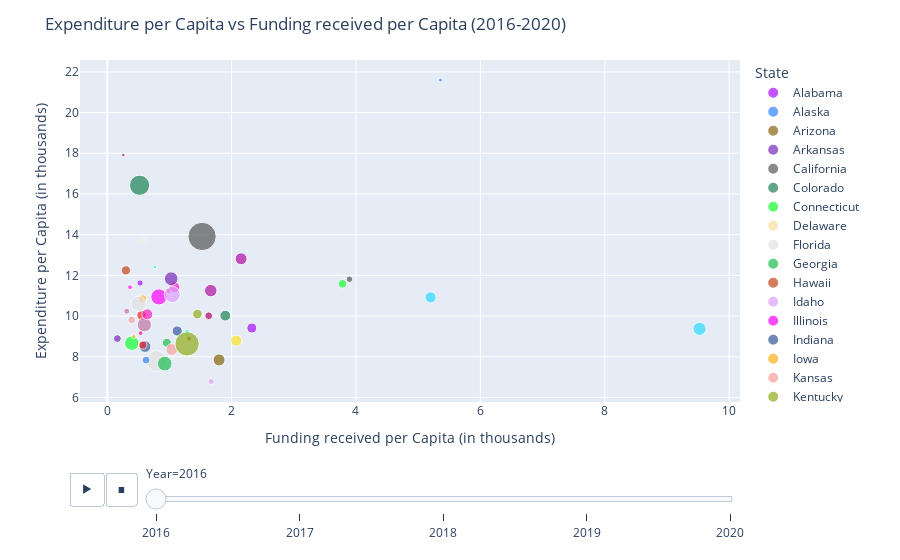

Notebook code cell kept with this figure:
### Code cell
import pandas as pd
import plotly.express as px

# Create an empty list to store the DataFrames
dfs = []

# Loop over the years
for year in range(2016, 2021):
    # Read in the per capita analysis csv for the year
    df = pd.read_csv(f"{year}_per_capita_analysis.csv")
    # Drop the rows for the United States
    df = df.drop(df[df["State"] == "United States"].index)
    # Add a column for the year
    df["Year"] = year
    # Append the DataFrame to the list
    dfs.append(df)

# Concatenate the DataFrames into one
df = pd.concat(dfs)

# Read in the population data
df_pop = pd.read_csv('us_cleaned_population.csv')

# Merge the population data with the expenditure and funding data
df_merge = pd.merge(df, df_pop, on='State', how='left')

# Calculate the total expenditure and funding for each state for each year
df_grouped = df_merge.groupby(['Year', 'State', 'Population'], as_index=False).sum()

# Remove the United States from the data
df_grouped = df_grouped[df_grouped['State'] != 'United States']

# Define a list of color codes
colors = px.colors.qualitative.Alphabet

# Create a scatter plot of expenditure per capita vs funding per capita
fig = px.scatter(df_grouped, 
                x='Funding received per Capita (in thousands)', 
                y='Expenditure per Capita (in thousands)', 
                color='State', 
                hover_name='State', 
                size='Population', 
                animation_frame='Year', 
                color_discrete_sequence=colors
                )

# Set the title
fig.update_layout(title='Expenditure per Capita vs Funding received per Capita (2016-2020)')

# Show the plot
fig.show()

### Figure 1 — Plotly figure (JSON) as saved in the notebook; plotly's stock layout.template omitted (floating-point values rounded to 4 significant figures)
{"data": [{"hovertemplate": "<b>%{hovertext}</b><br><br>State=Alabama<br>Year=2016<br>Funding received per Capita (in thousands)=%{x}<br>Expenditure per Capita (in thousands)=%{y}<br>Population=%{marker.size}<extra></extra>", "hovertext": ["Alabama"], "legendgroup": "Alabama", "marker": {"color": "#AA0DFE", "size": [5024356], "sizemode": "area", "sizeref": 98850.0, "symbol": "circle"}, "mode": "markers", "name": "Alabama", "orientation": "v", "showlegend": true, "type": "scatter", "x": [2.326], "xaxis": "x", "y": [9.411], "yaxis": "y"}, {"hovertemplate": "<b>%{hovertext}</b><br><br>State=Alaska<br>Year=2016<br>Funding received per Capita (in thousands)=%{x}<br>Expenditure per Capita (in thousands)=%{y}<br>Population=%{marker.size}<extra></extra>", "hovertext": ["Alaska"], "legendgroup": "Alaska", "marker": {"color": "#3283FE", "size": [733378], "sizemode": "area", "sizeref": 98850.0, "symbol": "circle"}, "mode": "markers", "name": "Alaska", "orientation": "v", "showlegend": true, "type": "scatter", "x": [5.357], "xaxis": "x", "y": [21.6], "yaxis": "y"}, {"hovertemplate": "<b>%{hovertext}</b><br><br>State=Arizona<br>Year=2016<br>Funding received per Capita (in thousands)=%{x}<br>Expenditure per Capita (in thousands)=%{y}<br>Population=%{marker.size}<extra></extra>", "hovertext": ["Arizona"], "legendgroup": "Arizona", "marker": {"color": "#85660D", "size": [7151507], "sizemode": "area", "sizeref": 98850.0, "symbol": "circle"}, "mode": "markers", "name": "Arizona", "orientation": "v", "showlegend": true, "type": "scatter", "x": [1.799], "xaxis": "x", "y": [7.845], "yaxis": "y"}, {"hovertemplate": "<b>%{hovertext}</b><br><br>State=Arkansas<br>Year=2016<br>Funding received per Capita (in thousands)=%{x}<br>Expenditure per Capita (in thousands)=%{y}<br>Population=%{marker.size}<extra></extra>", "hovertext": ["Arkansas"], "legendgroup": "Arkansas", "marker": {"color": "#782AB6", "size": [3011555], "sizemode": "area", "sizeref": 98850.0, "symbol": "circle"}, "mode": "markers", "name": "Arkansas", "orientation": "v", "showlegend": true, "type": "scatter", "x": [0.1634], "xaxis": "x", "y": [8.893], "yaxis": "y"}, {"hovertemplate": "<b>%{hovertext}</b><br><br>State=California<br>Year=2016<br>Funding received per Capita (in thousands)=%{x}<br>Expenditure per Capita (in thousands)=%{y}<br>Population=%{marker.size}<extra></extra>", "hovertext": ["California"], "legendgroup": "California", "marker": {"color": "#565656", "size": [39538245], "sizemode": "area", "sizeref": 98850.0, "symbol": "circle"}, "mode": "markers", "name": "California", "orientation": "v", "showlegend": true, "type": "scatter", "x": [1.526], "xaxis": "x", "y": [13.91], "yaxis": "y"}, {"hovertemplate": "<b>%{hovertext}</b><br><br>State=Colorado<br>Year=2016<br>Funding received per Capita (in thousands)=%{x}<br>Expenditure per Capita (in thousands)=%{y}<br>Population=%{marker.size}<extra></extra>", "hovertext": ["Colorado"], "legendgroup": "Colorado", "marker": {"color": "#1C8356", "size": [5773733], "sizemode": "area", "sizeref": 98850.0, "symbol": "circle"}, "mode": "markers", "name": "Colorado", "orientation": "v", "showlegend": true, "type": "scatter", "x": [1.899], "xaxis": "x", "y": [10.02], "yaxis": "y"}, {"hovertemplate": "<b>%{hovertext}</b><br><br>State=Connecticut<br>Year=2016<br>Funding received per Capita (in thousands)=%{x}<br>Expenditure per Capita (in thousands)=%{y}<br>Population=%{marker.size}<extra></extra>", "hovertext": ["Connecticut"], "legendgroup": "Connecticut", "marker": {"color": "#16FF32", "size": [3605942], "sizemode": "area", "sizeref": 98850.0, "symbol": "circle"}, "mode": "markers", "name": "Connecticut", "orientation": "v", "showlegend": true, "type": "scatter", "x": [3.783], "xaxis": "x", "y": [11.58], "yaxis": "y"}, {"hovertemplate": "<b>%{hovertext}</b><br><br>State=Delaware<br>Year=2016<br>Funding received per Capita (in thousands)=%{x}<br>Expenditure per Capita (in thousands)=%{y}<br>Population=%{marker.size}<extra></extra>", "hovertext": ["Delaware"], "legendgroup": "Delaware", "marker": {"color": "#F7E1A0", "size": [989957], "sizemode": "area", "sizeref": 98850.0, "symbol": "circle"}, "mode": "markers", "name": "Delaware", "orientation": "v", "showlegend": true, "type": "scatter", "x": [0.3987], "xaxis": "x", "y": [11.38], "yaxis": "y"}, {"hovertemplate": "<b>%{hovertext}</b><br><br>State=Florida<br>Year=2016<br>Funding received per Capita (in thousands)=%{x}<br>Expenditure per Capita (in thousands)=%{y}<br>Population=%{marker.size}<extra></extra>", "hovertext": ["Florida"], "legendgroup": "Florida", "marker": {"color": "#E2E2E2", "size": [21538226], "sizemode": "area", "sizeref": 98850.0, "symbol": "circle"}, "mode": "markers", "name": "Florida", "orientation": "v", "showlegend": true, "type": "scatter", "x": [0.7932], "xaxis": "x", "y": [7.79], "yaxis": "y"}, {"hovertemplate": "<b>%{hovertext}</b><br><br>State=Georgia<br>Year=2016<br>Funding received per Capita (in thousands)=%{x}<br>Expenditure per Capita (in thousands)=%{y}<br>Population=%{marker.size}<extra></extra>", "hovertext": ["Georgia"], "legendgroup": "Georgia", "marker": {"color": "#1CBE4F", "size": [10711937], "sizemode": "area", "sizeref": 98850.0, "symbol": "circle"}, "mode": "markers", "name": "Georgia", "orientation": "v", "showlegend": true, "type": "scatter", "x": [0.925], "xaxis": "x", "y": [7.659], "yaxis": "y"}, {"hovertemplate": "<b>%{hovertext}</b><br><br>State=Hawaii<br>Year=2016<br>Funding received per Capita (in thousands)=%{x}<br>Expenditure per Capita (in thousands)=%{y}<br>Population=%{marker.size}<extra></extra>", "hovertext": ["Hawaii"], "legendgroup": "Hawaii", "marker": {"color": "#C4451C", "size": [1455273], "sizemode": "area", "sizeref": 98850.0, "symbol": "circle"}, "mode": "markers", "name": "Hawaii", "orientation": "v", "showlegend": true, "type": "scatter", "x": [0.9858], "xaxis": "x", "y": [11.24], "yaxis": "y"}, {"hovertemplate": "<b>%{hovertext}</b><br><br>State=Idaho<br>Year=2016<br>Funding received per Capita (in thousands)=%{x}<br>Expenditure per Capita (in thousands)=%{y}<br>Population=%{marker.size}<extra></extra>", "hovertext": ["Idaho"], "legendgroup": "Idaho", "marker": {"color": "#DEA0FD", "size": [1839092], "sizemode": "area", "sizeref": 98850.0, "symbol": "circle"}, "mode": "markers", "name": "Idaho", "orientation": "v", "showlegend": true, "type": "scatter", "x": [1.669], "xaxis": "x", "y": [6.784], "yaxis": "y"}, {"hovertemplate": "<b>%{hovertext}</b><br><br>State=Illinois<br>Year=2016<br>Funding received per Capita (in thousands)=%{x}<br>Expenditure per Capita (in thousands)=%{y}<br>Population=%{marker.size}<extra></extra>", "hovertext": ["Illinois"], "legendgroup": "Illinois", "marker": {"color": "#FE00FA", "size": [12812545], "sizemode": "area", "sizeref": 98850.0, "symbol": "circle"}, "mode": "markers", "name": "Illinois", "orientation": "v", "showlegend": true, "type": "scatter", "x": [0.8308], "xaxis": "x", "y": [10.94], "yaxis": "y"}, {"hovertemplate": "<b>%{hovertext}</b><br><br>State=Indiana<br>Year=2016<br>Funding received per Capita (in thousands)=%{x}<br>Expenditure per Capita (in thousands)=%{y}<br>Population=%{marker.size}<extra></extra>", "hovertext": ["Indiana"], "legendgroup": "Indiana", "marker": {"color": "#325A9B", "size": [6785668], "sizemode": "area", "sizeref": 98850.0, "symbol": "circle"}, "mode": "markers", "name": "Indiana", "orientation": "v", "showlegend": true, "type": "scatter", "x": [0.6076], "xaxis": "x", "y": [8.502], "yaxis": "y"}, {"hovertemplate": "<b>%{hovertext}</b><br><br>State=Iowa<br>Year=2016<br>Funding received per Capita (in thousands)=%{x}<br>Expenditure per Capita (in thousands)=%{y}<br>Population=%{marker.size}<extra></extra>", "hovertext": ["Iowa"], "legendgroup": "Iowa", "marker": {"color": "#FEAF16", "size": [3190372], "sizemode": "area", "sizeref": 98850.0, "symbol": "circle"}, "mode": "markers", "name": "Iowa", "orientation": "v", "showlegend": true, "type": "scatter", "x": [0.5666], "xaxis": "x", "y": [10.84], "yaxis": "y"}, {"hovertemplate": "<b>%{hovertext}</b><br><br>State=Kansas<br>Year=2016<br>Funding received per Capita (in thousands)=%{x}<br>Expenditure per Capita (in thousands)=%{y}<br>Population=%{marker.size}<extra></extra>", "hovertext": ["Kansas"], "legendgroup": "Kansas", "marker": {"color": "#F8A19F", "size": [2937847], "sizemode": "area", "sizeref": 98850.0, "symbol": "circle"}, "mode": "markers", "name": "Kansas", "orientation": "v", "showlegend": true, "type": "scatter", "x": [0.3931], "xaxis": "x", "y": [9.807], "yaxis": "y"}, {"hovertemplate": "<b>%{hovertext}</b><br><br>State=Kentucky<br>Year=2016<br>Funding received per Capita (in thousands)=%{x}<br>Expenditure per Capita (in thousands)=%{y}<br>Population=%{marker.size}<extra></extra>", "hovertext": ["Kentucky"], "legendgroup": "Kentucky", "marker": {"color": "#90AD1C", "size": [4505893], "sizemode": "area", "sizeref": 98850.0, "symbol": "circle"}, "mode": "markers", "name": "Kentucky", "orientation": "v", "showlegend": true, "type": "scatter", "x": [1.45], "xaxis": "x", "y": [10.1], "yaxis": "y"}, {"hovertemplate": "<b>%{hovertext}</b><br><br>State=Louisiana<br>Year=2016<br>Funding received per Capita (in thousands)=%{x}<br>Expenditure per Capita (in thousands)=%{y}<br>Population=%{marker.size}<extra></extra>", "hovertext": ["Louisiana"], "legendgroup": "Louisiana", "marker": {"color": "#F6222E", "size": [4657749], "sizemode": "area", "sizeref": 98850.0, "symbol": "circle"}, "mode": "markers", "name": "Louisiana", "orientation": "v", "showlegend": true, "type": "scatter", "x": [0.5542], "xaxis": "x", "y": [10.04], "yaxis": "y"}, {"hovertemplate": "<b>%{hovertext}</b><br><br>State=Maine<br>Year=2016<br>Funding received per Capita (in thousands)=%{x}<br>Expenditure per Capita (in thousands)=%{y}<br>Population=%{marker.size}<extra></extra>", "hovertext": ["Maine"], "legendgroup": "Maine", "marker": {"color": "#1CFFCE", "size": [1362341], "sizemode": "area", "sizeref": 98850.0, "symbol": "circle"}, "mode": "markers", "name": "Maine", "orientation": "v", "showlegend": true, "type": "scatter", "x": [1.284], "xaxis": "x", "y": [9.224], "yaxis": "y"}, {"hovertemplate": "<b>%{hovertext}</b><br><br>State=Maryland<br>Year=2016<br>Funding received per Capita (in thousands)=%{x}<br>Expenditure per Capita (in thousands)=%{y}<br>Population=%{marker.size}<extra></extra>", "hovertext": ["Maryland"], "legendgroup": "Maryland", "marker": {"color": "#2ED9FF", "size": [6177213], "sizemode": "area", "sizeref": 98850.0, "symbol": "circle"}, "mode": "markers", "name": "Maryland", "orientation": "v", "showlegend": true, "type": "scatter", "x": [5.199], "xaxis": "x", "y": [10.92], "yaxis": "y"}, {"hovertemplate": "<b>%{hovertext}</b><br><br>State=Massachusetts<br>Year=2016<br>Funding received per Capita (in thousands)=%{x}<br>Expenditure per Capita (in thousands)=%{y}<br>Population=%{marker.size}<extra></extra>", "hovertext": ["Massachusetts"], "legendgroup": "Massachusetts", "marker": {"color": "#B10DA1", "size": [7029949], "sizemode": "area", "sizeref": 98850.0, "symbol": "circle"}, "mode": "markers", "name": "Massachusetts", "orientation": "v", "showlegend": true, "type": "scatter", "x": [2.153], "xaxis": "x", "y": [12.81], "yaxis": "y"}, {"hovertemplate": "<b>%{hovertext}</b><br><br>State=Michigan<br>Year=2016<br>Funding received per Capita (in thousands)=%{x}<br>Expenditure per Capita (in thousands)=%{y}<br>Population=%{marker.size}<extra></extra>", "hovertext": ["Michigan"], "legendgroup": "Michigan", "marker": {"color": "#C075A6", "size": [10077325], "sizemode": "area", "sizeref": 98850.0, "symbol": "circle"}, "mode": "markers", "name": "Michigan", "orientation": "v", "showlegend": true, "type": "scatter", "x": [0.5978], "xaxis": "x", "y": [9.572], "yaxis": "y"}, {"hovertemplate": "<b>%{hovertext}</b><br><br>State=Minnesota<br>Year=2016<br>Funding received per Capita (in thousands)=%{x}<br>Expenditure per Capita (in thousands)=%{y}<br>Population=%{marker.size}<extra></extra>", "hovertext": ["Minnesota"], "legendgroup": "Minnesota", "marker": {"color": "#FC1CBF", "size": [5706504], "sizemode": "area", "sizeref": 98850.0, "symbol": "circle"}, "mode": "markers", "name": "Minnesota", "orientation": "v", "showlegend": true, "type": "scatter", "x": [1.081], "xaxis": "x", "y": [11.42], "yaxis": "y"}, {"hovertemplate": "<b>%{hovertext}</b><br><br>State=Mississippi<br>Year=2016<br>Funding received per Capita (in thousands)=%{x}<br>Expenditure per Capita (in thousands)=%{y}<br>Population=%{marker.size}<extra></extra>", "hovertext": ["Mississippi"], "legendgroup": "Mississippi", "marker": {"color": "#B00068", "size": [2961288], "sizemode": "area", "sizeref": 98850.0, "symbol": "circle"}, "mode": "markers", "name": "Mississippi", "orientation": "v", "showlegend": true, "type": "scatter", "x": [1.632], "xaxis": "x", "y": [10.01], "yaxis": "y"}, {"hovertemplate": "<b>%{hovertext}</b><br><br>State=Missouri<br>Year=2016<br>Funding received per Capita (in thousands)=%{x}<br>Expenditure per Capita (in thousands)=%{y}<br>Population=%{marker.size}<extra></extra>", "hovertext": ["Missouri"], "legendgroup": "Missouri", "marker": {"color": "#FBE426", "size": [6154920], "sizemode": "area", "sizeref": 98850.0, "symbol": "circle"}, "mode": "markers", "name": "Missouri", "orientation": "v", "showlegend": true, "type": "scatter", "x": [2.074], "xaxis": "x", "y": [8.789], "yaxis": "y"}, {"hovertemplate": "<b>%{hovertext}</b><br><br>State=Montana<br>Year=2016<br>Funding received per Capita (in thousands)=%{x}<br>Expenditure per Capita (in thousands)=%{y}<br>Population=%{marker.size}<extra></extra>", "hovertext": ["Montana"], "legendgroup": "Montana", "marker": {"color": "#FA0087", "size": [1084197], "sizemode": "area", "sizeref": 98850.0, "symbol": "circle"}, "mode": "markers", "name": "Montana", "orientation": "v", "showlegend": true, "type": "scatter", "x": [0.5376], "xaxis": "x", "y": [9.16], "yaxis": "y"}, {"hovertemplate": "<b>%{hovertext}</b><br><br>State=Nebraska<br>Year=2016<br>Funding received per Capita (in thousands)=%{x}<br>Expenditure per Capita (in thousands)=%{y}<br>Population=%{marker.size}<extra></extra>", "hovertext": ["Nebraska"], "legendgroup": "Nebraska", "marker": {"color": "#AA0DFE", "size": [1961489], "sizemode": "area", "sizeref": 98850.0, "symbol": "circle"}, "mode": "markers", "name": "Nebraska", "orientation": "v", "showlegend": true, "type": "scatter", "x": [0.5283], "xaxis": "x", "y": [11.62], "yaxis": "y"}, {"hovertemplate": "<b>%{hovertext}</b><br><br>State=Nevada<br>Year=2016<br>Funding received per Capita (in thousands)=%{x}<br>Expenditure per Capita (in thousands)=%{y}<br>Population=%{marker.size}<extra></extra>", "hovertext": ["Nevada"], "legendgroup": "Nevada", "marker": {"color": "#3283FE", "size": [3104624], "sizemode": "area", "sizeref": 98850.0, "symbol": "circle"}, "mode": "markers", "name": "Nevada", "orientation": "v", "showlegend": true, "type": "scatter", "x": [0.6247], "xaxis": "x", "y": [7.836], "yaxis": "y"}, {"hovertemplate": "<b>%{hovertext}</b><br><br>State=New Hampshire<br>Year=2016<br>Funding received per Capita (in thousands)=%{x}<br>Expenditure per Capita (in thousands)=%{y}<br>Population=%{marker.size}<extra></extra>", "hovertext": ["New Hampshire"], "legendgroup": "New Hampshire", "marker": {"color": "#85660D", "size": [1377518], "sizemode": "area", "sizeref": 98850.0, "symbol": "circle"}, "mode": "markers", "name": "New Hampshire", "orientation": "v", "showlegend": true, "type": "scatter", "x": [1.317], "xaxis": "x", "y": [8.894], "yaxis": "y"}, {"hovertemplate": "<b>%{hovertext}</b><br><br>State=New Jersey<br>Year=2016<br>Funding received per Capita (in thousands)=%{x}<br>Expenditure per Capita (in thousands)=%{y}<br>Population=%{marker.size}<extra></extra>", "hovertext": ["New Jersey"], "legendgroup": "New Jersey", "marker": {"color": "#782AB6", "size": [9289031], "sizemode": "area", "sizeref": 98850.0, "symbol": "circle"}, "mode": "markers", "name": "New Jersey", "orientation": "v", "showlegend": true, "type": "scatter", "x": [1.029], "xaxis": "x", "y": [11.84], "yaxis": "y"}, {"hovertemplate": "<b>%{hovertext}</b><br><br>State=New Mexico<br>Year=2016<br>Funding received per Capita (in thousands)=%{x}<br>Expenditure per Capita (in thousands)=%{y}<br>Population=%{marker.size}<extra></extra>", "hovertext": ["New Mexico"], "legendgroup": "New Mexico", "marker": {"color": "#565656", "size": [2117527], "sizemode": "area", "sizeref": 98850.0, "symbol": "circle"}, "mode": "markers", "name": "New Mexico", "orientation": "v", "showlegend": true, "type": "scatter", "x": [3.895], "xaxis": "x", "y": [11.81], "yaxis": "y"}, {"hovertemplate": "<b>%{hovertext}</b><br><br>State=New York<br>Year=2016<br>Funding received per Capita (in thousands)=%{x}<br>Expenditure per Capita (in thousands)=%{y}<br>Population=%{marker.size}<extra></extra>", "hovertext": ["New York"], "legendgroup": "New York", "marker": {"color": "#1C8356", "size": [20201230], "sizemode": "area", "sizeref": 98850.0, "symbol": "circle"}, "mode": "markers", "name": "New York", "orientation": "v", "showlegend": true, "type": "scatter", "x": [0.5205], "xaxis": "x", "y": [16.43], "yaxis": "y"}, {"hovertemplate": "<b>%{hovertext}</b><br><br>State=North Carolina<br>Year=2016<br>Funding received per Capita (in thousands)=%{x}<br>Expenditure per Capita (in thousands)=%{y}<br>Population=%{marker.size}<extra></extra>", "hovertext": ["North Carolina"], "legendgroup": "North Carolina", "marker": {"color": "#16FF32", "size": [10439414], "sizemode": "area", "sizeref": 98850.0, "symbol": "circle"}, "mode": "markers", "name": "North Carolina", "orientation": "v", "showlegend": true, "type": "scatter", "x": [0.396], "xaxis": "x", "y": [8.667], "yaxis": "y"}, {"hovertemplate": "<b>%{hovertext}</b><br><br>State=North Dakota<br>Year=2016<br>Funding received per Capita (in thousands)=%{x}<br>Expenditure per Capita (in thousands)=%{y}<br>Population=%{marker.size}<extra></extra>", "hovertext": ["North Dakota"], "legendgroup": "North Dakota", "marker": {"color": "#F7E1A0", "size": [779091], "sizemode": "area", "sizeref": 98850.0, "symbol": "circle"}, "mode": "markers", "name": "North Dakota", "orientation": "v", "showlegend": true, "type": "scatter", "x": [0.5836], "xaxis": "x", "y": [13.74], "yaxis": "y"}, {"hovertemplate": "<b>%{hovertext}</b><br><br>State=Ohio<br>Year=2016<br>Funding received per Capita (in thousands)=%{x}<br>Expenditure per Capita (in thousands)=%{y}<br>Population=%{marker.size}<extra></extra>", "hovertext": ["Ohio"], "legendgroup": "Ohio", "marker": {"color": "#E2E2E2", "size": [11799374], "sizemode": "area", "sizeref": 98850.0, "symbol": "circle"}, "mode": "markers", "name": "Ohio", "orientation": "v", "showlegend": true, "type": "scatter", "x": [0.5058], "xaxis": "x", "y": [10.6], "yaxis": "y"}, {"hovertemplate": "<b>%{hovertext}</b><br><br>State=Oklahoma<br>Year=2016<br>Funding received per Capita (in thousands)=%{x}<br>Expenditure per Capita (in thousands)=%{y}<br>Population=%{marker.size}<extra></extra>", "hovertext": ["Oklahoma"], "legendgroup": "Oklahoma", "marker": {"color": "#1CBE4F", "size": [3959346], "sizemode": "area", "sizeref": 98850.0, "symbol": "circle"}, "mode": "markers", "name": "Oklahoma", "orientation": "v", "showlegend": true, "type": "scatter", "x": [0.9586], "xaxis": "x", "y": [8.686], "yaxis": "y"}, {"hovertemplate": "<b>%{hovertext}</b><br><br>State=Oregon<br>Year=2016<br>Funding received per Capita (in thousands)=%{x}<br>Expenditure per Capita (in thousands)=%{y}<br>Population=%{marker.size}<extra></extra>", "hovertext": ["Oregon"], "legendgroup": "Oregon", "marker": {"color": "#C4451C", "size": [4237291], "sizemode": "area", "sizeref": 98850.0, "symbol": "circle"}, "mode": "markers", "name": "Oregon", "orientation": "v", "showlegend": true, "type": "scatter", "x": [0.3005], "xaxis": "x", "y": [12.25], "yaxis": "y"}, {"hovertemplate": "<b>%{hovertext}</b><br><br>State=Pennsylvania<br>Year=2016<br>Funding received per Capita (in thousands)=%{x}<br>Expenditure per Capita (in thousands)=%{y}<br>Population=%{marker.size}<extra></extra>", "hovertext": ["Pennsylvania"], "legendgroup": "Pennsylvania", "marker": {"color": "#DEA0FD", "size": [13002689], "sizemode": "area", "sizeref": 98850.0, "symbol": "circle"}, "mode": "markers", "name": "Pennsylvania", "orientation": "v", "showlegend": true, "type": "scatter", "x": [1.045], "xaxis": "x", "y": [11.06], "yaxis": "y"}, {"hovertemplate": "<b>%{hovertext}</b><br><br>State=Rhode Island<br>Year=2016<br>Funding received per Capita (in thousands)=%{x}<br>Expenditure per Capita (in thousands)=%{y}<br>Population=%{marker.size}<extra></extra>", "hovertext": ["Rhode Island"], "legendgroup": "Rhode Island", "marker": {"color": "#FE00FA", "size": [1097371], "sizemode": "area", "sizeref": 98850.0, "symbol": "circle"}, "mode": "markers", "name": "Rhode Island", "orientation": "v", "showlegend": true, "type": "scatter", "x": [0.3666], "xaxis": "x", "y": [11.42], "yaxis": "y"}, {"hovertemplate": "<b>%{hovertext}</b><br><br>State=South Carolina<br>Year=2016<br>Funding received per Capita (in thousands)=%{x}<br>Expenditure per Capita (in thousands)=%{y}<br>Population=%{marker.size}<extra></extra>", "hovertext": ["South Carolina"], "legendgroup": "South Carolina", "marker": {"color": "#325A9B", "size": [5118429], "sizemode": "area", "sizeref": 98850.0, "symbol": "circle"}, "mode": "markers", "name": "South Carolina", "orientation": "v", "showlegend": true, "type": "scatter", "x": [1.126], "xaxis": "x", "y": [9.266], "yaxis": "y"}, {"hovertemplate": "<b>%{hovertext}</b><br><br>State=South Dakota<br>Year=2016<br>Funding received per Capita (in thousands)=%{x}<br>Expenditure per Capita (in thousands)=%{y}<br>Population=%{marker.size}<extra></extra>", "hovertext": ["South Dakota"], "legendgroup": "South Dakota", "marker": {"color": "#FEAF16", "size": [886677], "sizemode": "area", "sizeref": 98850.0, "symbol": "circle"}, "mode": "markers", "name": "South Dakota", "orientation": "v", "showlegend": true, "type": "scatter", "x": [0.4273], "xaxis": "x", "y": [8.987], "yaxis": "y"}, {"hovertemplate": "<b>%{hovertext}</b><br><br>State=Tennessee<br>Year=2016<br>Funding received per Capita (in thousands)=%{x}<br>Expenditure per Capita (in thousands)=%{y}<br>Population=%{marker.size}<extra></extra>", "hovertext": ["Tennessee"], "legendgroup": "Tennessee", "marker": {"color": "#F8A19F", "size": [6910786], "sizemode": "area", "sizeref": 98850.0, "symbol": "circle"}, "mode": "markers", "name": "Tennessee", "orientation": "v", "showlegend": true, "type": "scatter", "x": [1.038], "xaxis": "x", "y": [8.359], "yaxis": "y"}, {"hovertemplate": "<b>%{hovertext}</b><br><br>State=Texas<br>Year=2016<br>Funding received per Capita (in thousands)=%{x}<br>Expenditure per Capita (in thousands)=%{y}<br>Population=%{marker.size}<extra></extra>", "hovertext": ["Texas"], "legendgroup": "Texas", "marker": {"color": "#90AD1C", "size": [29145428], "sizemode": "area", "sizeref": 98850.0, "symbol": "circle"}, "mode": "markers", "name": "Texas", "orientation": "v", "showlegend": true, "type": "scatter", "x": [1.285], "xaxis": "x", "y": [8.633], "yaxis": "y"}, {"hovertemplate": "<b>%{hovertext}</b><br><br>State=Utah<br>Year=2016<br>Funding received per Capita (in thousands)=%{x}<br>Expenditure per Capita (in thousands)=%{y}<br>Population=%{marker.size}<extra></extra>", "hovertext": ["Utah"], "legendgroup": "Utah", "marker": {"color": "#F6222E", "size": [3271614], "sizemode": "area", "sizeref": 98850.0, "symbol": "circle"}, "mode": "markers", "name": "Utah", "orientation": "v", "showlegend": true, "type": "scatter", "x": [0.5738], "xaxis": "x", "y": [8.576], "yaxis": "y"}, {"hovertemplate": "<b>%{hovertext}</b><br><br>State=Vermont<br>Year=2016<br>Funding received per Capita (in thousands)=%{x}<br>Expenditure per Capita (in thousands)=%{y}<br>Population=%{marker.size}<extra></extra>", "hovertext": ["Vermont"], "legendgroup": "Vermont", "marker": {"color": "#1CFFCE", "size": [643085], "sizemode": "area", "sizeref": 98850.0, "symbol": "circle"}, "mode": "markers", "name": "Vermont", "orientation": "v", "showlegend": true, "type": "scatter", "x": [0.7659], "xaxis": "x", "y": [12.41], "yaxis": "y"}, {"hovertemplate": "<b>%{hovertext}</b><br><br>State=Virginia<br>Year=2016<br>Funding received per Capita (in thousands)=%{x}<br>Expenditure per Capita (in thousands)=%{y}<br>Population=%{marker.size}<extra></extra>", "hovertext": ["Virginia"], "legendgroup": "Virginia", "marker": {"color": "#2ED9FF", "size": [8631384], "sizemode": "area", "sizeref": 98850.0, "symbol": "circle"}, "mode": "markers", "name": "Virginia", "orientation": "v", "showlegend": true, "type": "scatter", "x": [9.525], "xaxis": "x", "y": [9.373], "yaxis": "y"}, {"hovertemplate": "<b>%{hovertext}</b><br><br>State=Washington<br>Year=2016<br>Funding received per Capita (in thousands)=%{x}<br>Expenditure per Capita (in thousands)=%{y}<br>Population=%{marker.size}<extra></extra>", "hovertext": ["Washington"], "legendgroup": "Washington", "marker": {"color": "#B10DA1", "size": [7705247], "sizemode": "area", "sizeref": 98850.0, "symbol": "circle"}, "mode": "markers", "name": "Washington", "orientation": "v", "showlegend": true, "type": "scatter", "x": [1.665], "xaxis": "x", "y": [11.25], "yaxis": "y"}, {"hovertemplate": "<b>%{hovertext}</b><br><br>State=West Virginia<br>Year=2016<br>Funding received per Capita (in thousands)=%{x}<br>Expenditure per Capita (in thousands)=%{y}<br>Population=%{marker.size}<extra></extra>", "hovertext": ["West Virginia"], "legendgroup": "West Virginia", "marker": {"color": "#C075A6", "size": [1793755], "sizemode": "area", "sizeref": 98850.0, "symbol": "circle"}, "mode": "markers", "name": "West Virginia", "orientation": "v", "showlegend": true, "type": "scatter", "x": [0.3139], "xaxis": "x", "y": [10.24], "yaxis": "y"}, {"hovertemplate": "<b>%{hovertext}</b><br><br>State=Wisconsin<br>Year=2016<br>Funding received per Capita (in thousands)=%{x}<br>Expenditure per Capita (in thousands)=%{y}<br>Population=%{marker.size}<extra></extra>", "hovertext": ["Wisconsin"], "legendgroup": "Wisconsin", "marker": {"color": "#FC1CBF", "size": [5893725], "sizemode": "area", "sizeref": 98850.0, "symbol": "circle"}, "mode": "markers", "name": "Wisconsin", "orientation": "v", "showlegend": true, "type": "scatter", "x": [0.6444], "xaxis": "x", "y": [10.09], "yaxis": "y"}, {"hovertemplate": "<b>%{hovertext}</b><br><br>State=Wyoming<br>Year=2016<br>Funding received per Capita (in thousands)=%{x}<br>Expenditure per Capita (in thousands)=%{y}<br>Population=%{marker.size}<extra></extra>", "hovertext": ["Wyoming"], "legendgroup": "Wyoming", "marker": {"color": "#B00068", "size": [576837], "sizemode": "area", "sizeref": 98850.0, "symbol": "circle"}, "mode": "markers", "name": "Wyoming", "orientation": "v", "showlegend": true, "type": "scatter", "x": [0.2593], "xaxis": "x", "y": [17.91], "yaxis": "y"}], "layout": {"legend": {"itemsizing": "constant", "title": {"text": "State"}, "tracegroupgap": 0}, "margin": {"t": 60}, "sliders": [{"active": 0, "currentvalue": {"prefix": "Year="}, "len": 0.9, "pad": {"b": 10, "t": 60}, "steps": [{"args": [["2016"], {"frame": {"duration": 0, "redraw": false}, "fromcurrent": true, "mode": "immediate", "transition": {"duration": 0, "easing": "linear"}}], "label": "2016", "method": "animate"}, {"args": [["2017"], {"frame": {"duration": 0, "redraw": false}, "fromcurrent": true, "mode": "immediate", "transition": {"duration": 0, "easing": "linear"}}], "label": "2017", "method": "animate"}, {"args": [["2018"], {"frame": {"duration": 0, "redraw": false}, "fromcurrent": true, "mode": "immediate", "transition": {"duration": 0, "easing": "linear"}}], "label": "2018", "method": "animate"}, {"args": [["2019"], {"frame": {"duration": 0, "redraw": false}, "fromcurrent": true, "mode": "immediate", "transition": {"duration": 0, "easing": "linear"}}], "label": "2019", "method": "animate"}, {"args": [["2020"], {"frame": {"duration": 0, "redraw": false}, "fromcurrent": true, "mode": "immediate", "transition": {"duration": 0, "easing": "linear"}}], "label": "2020", "method": "animate"}], "x": 0.1, "xanchor": "left", "y": 0, "yanchor": "top"}], "title": {"text": "Expenditure per Capita vs Funding received per Capita (2016-2020)"}, "updatemenus": [{"buttons": [{"args": [null, {"frame": {"duration": 500, "redraw": false}, "fromcurrent": true, "mode": "immediate", "transition": {"duration": 500, "easing": "linear"}}], "label": "&#9654;", "method": "animate"}, {"args": [[null], {"frame": {"duration": 0, "redraw": false}, "fromcurrent": true, "mode": "immediate", "transition": {"duration": 0, "easing": "linear"}}], "label": "&#9724;", "method": "animate"}], "direction": "left", "pad": {"r": 10, "t": 70}, "showactive": false, "type": "buttons", "x": 0.1, "xanchor": "right", "y": 0, "yanchor": "top"}], "xaxis": {"anchor": "y", "domain": [0, 1], "title": {"text": "Funding received per Capita (in thousands)"}}, "yaxis": {"anchor": "x", "domain": [0, 1], "title": {"text": "Expenditure per Capita (in thousands)"}}}}
